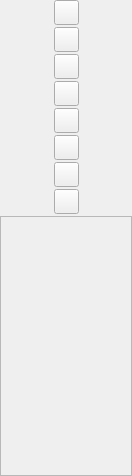
<?xml version="1.0" encoding="UTF-8"?>
<ui version="4.0">
 <class>Operator</class>
 <widget class="QWidget" name="Operator">
  <property name="geometry">
   <rect>
    <x>0</x>
    <y>0</y>
    <width>132</width>
    <height>476</height>
   </rect>
  </property>
  <property name="maximumSize">
   <size>
    <width>132</width>
    <height>16777215</height>
   </size>
  </property>
  <property name="contextMenuPolicy">
   <enum>Qt::NoContextMenu</enum>
  </property>
  <property name="windowTitle">
   <string>Form</string>
  </property>
  <layout class="QVBoxLayout" name="verticalLayout">
   <property name="spacing">
    <number>2</number>
   </property>
   <property name="leftMargin">
    <number>0</number>
   </property>
   <property name="topMargin">
    <number>0</number>
   </property>
   <property name="rightMargin">
    <number>0</number>
   </property>
   <property name="bottomMargin">
    <number>0</number>
   </property>
   <item>
    <layout class="QHBoxLayout" name="horizontalLayout_5">
     <item>
      <spacer name="horizontalSpacer_2">
       <property name="orientation">
        <enum>Qt::Horizontal</enum>
       </property>
       <property name="sizeHint" stdset="0">
        <size>
         <width>40</width>
         <height>20</height>
        </size>
       </property>
      </spacer>
     </item>
     <item>
      <layout class="QVBoxLayout" name="verticalLayout_3">
       <item>
        <widget class="QPushButton" name="operator1">
         <property name="maximumSize">
          <size>
           <width>25</width>
           <height>25</height>
          </size>
         </property>
         <property name="text">
          <string/>
         </property>
        </widget>
       </item>
       <item>
        <widget class="QPushButton" name="operator2">
         <property name="maximumSize">
          <size>
           <width>25</width>
           <height>25</height>
          </size>
         </property>
         <property name="text">
          <string/>
         </property>
        </widget>
       </item>
       <item>
        <widget class="QPushButton" name="operator6">
         <property name="maximumSize">
          <size>
           <width>25</width>
           <height>25</height>
          </size>
         </property>
         <property name="text">
          <string/>
         </property>
        </widget>
       </item>
       <item>
        <widget class="QPushButton" name="operator5">
         <property name="maximumSize">
          <size>
           <width>25</width>
           <height>25</height>
          </size>
         </property>
         <property name="text">
          <string/>
         </property>
        </widget>
       </item>
       <item>
        <widget class="QPushButton" name="operator7">
         <property name="maximumSize">
          <size>
           <width>25</width>
           <height>25</height>
          </size>
         </property>
         <property name="text">
          <string/>
         </property>
        </widget>
       </item>
       <item>
        <widget class="QPushButton" name="operator3">
         <property name="maximumSize">
          <size>
           <width>25</width>
           <height>25</height>
          </size>
         </property>
         <property name="text">
          <string/>
         </property>
        </widget>
       </item>
       <item>
        <widget class="QPushButton" name="operator4">
         <property name="maximumSize">
          <size>
           <width>25</width>
           <height>25</height>
          </size>
         </property>
         <property name="text">
          <string/>
         </property>
        </widget>
       </item>
       <item>
        <widget class="QPushButton" name="operator8">
         <property name="maximumSize">
          <size>
           <width>25</width>
           <height>25</height>
          </size>
         </property>
         <property name="text">
          <string/>
         </property>
        </widget>
       </item>
      </layout>
     </item>
     <item>
      <spacer name="horizontalSpacer">
       <property name="orientation">
        <enum>Qt::Horizontal</enum>
       </property>
       <property name="sizeHint" stdset="0">
        <size>
         <width>40</width>
         <height>20</height>
        </size>
       </property>
      </spacer>
     </item>
    </layout>
   </item>
   <item>
    <widget class="QFrame" name="frame">
     <property name="maximumSize">
      <size>
       <width>16777215</width>
       <height>16777215</height>
      </size>
     </property>
     <property name="frameShape">
      <enum>QFrame::StyledPanel</enum>
     </property>
     <property name="frameShadow">
      <enum>QFrame::Raised</enum>
     </property>
     <layout class="QHBoxLayout" name="horizontalLayout">
      <property name="spacing">
       <number>0</number>
      </property>
      <property name="leftMargin">
       <number>0</number>
      </property>
      <property name="topMargin">
       <number>0</number>
      </property>
      <property name="rightMargin">
       <number>0</number>
      </property>
      <property name="bottomMargin">
       <number>0</number>
      </property>
     </layout>
    </widget>
   </item>
  </layout>
 </widget>
 <resources/>
 <connections/>
</ui>
